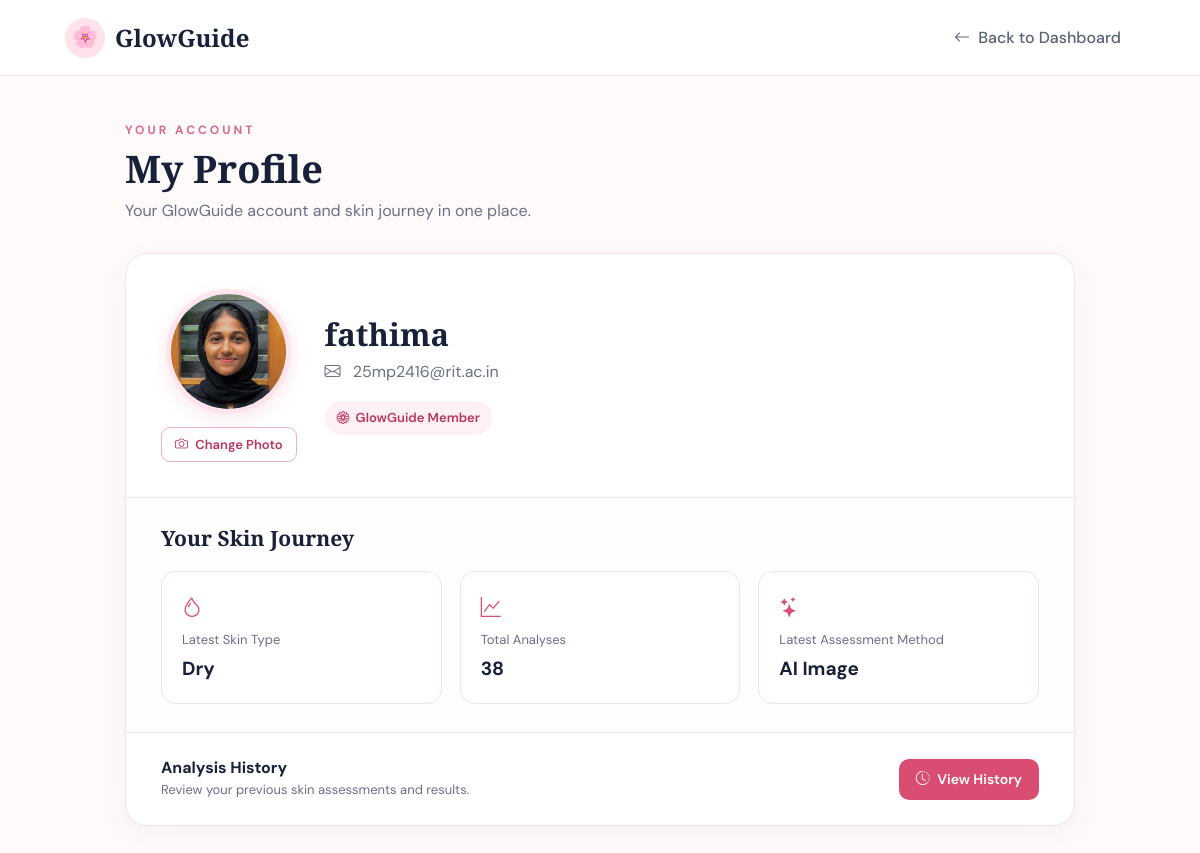
The app's page /profile (signed in), older data.
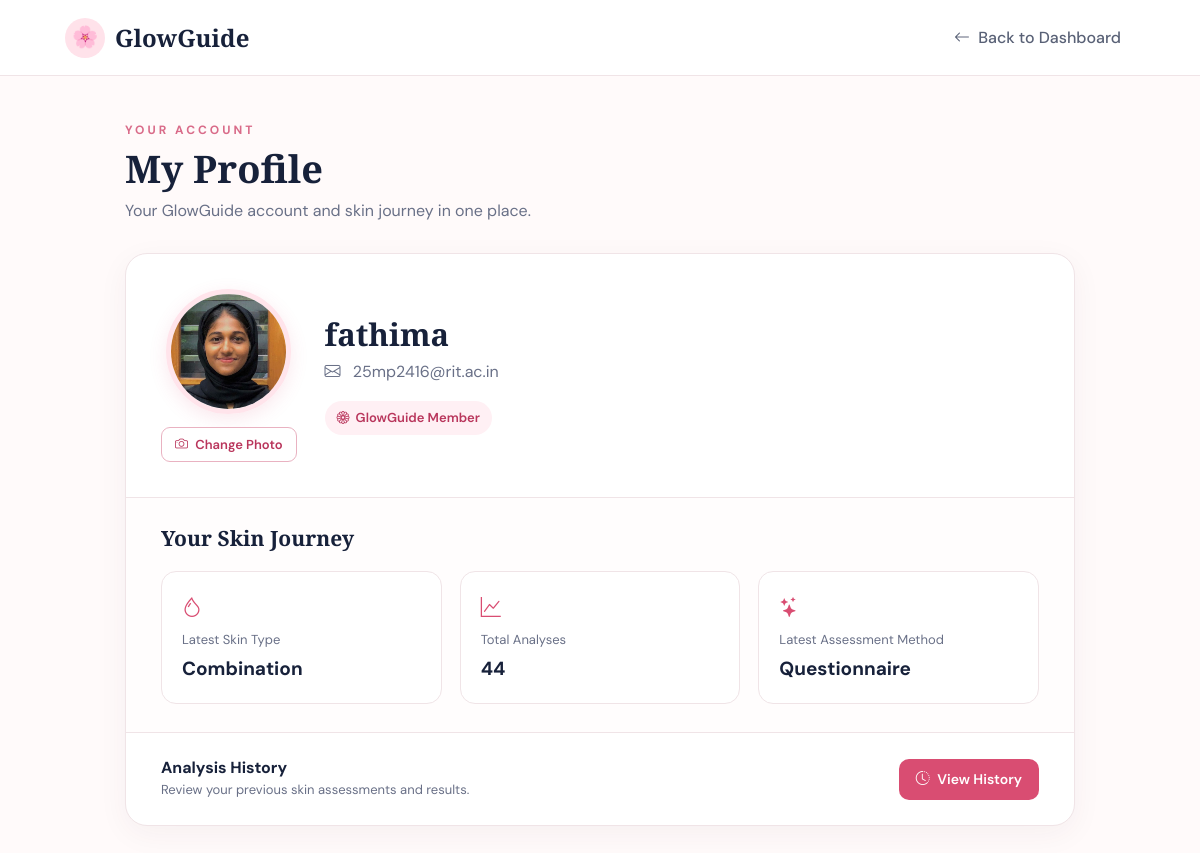
The same page, newer data.
### tables this page shows
CREATE TABLE analysis_history (
    id INTEGER PRIMARY KEY AUTOINCREMENT,
    user_email TEXT NOT NULL,
    analysis_date TIMESTAMP DEFAULT CURRENT_TIMESTAMP,
    method TEXT NOT NULL,
    skin_type TEXT NOT NULL,
    confidence REAL,
    image_name TEXT
);

### app.py (the view)
@app.route("/profile")
def profile():
    if "user" not in session:
        return redirect("/login")
    conn = get_db_connection()
    cursor = conn.cursor()
    cursor.execute(
        "SELECT fullname, email, profile_image FROM users WHERE email = ?",
        (session["user_email"],)
    )
    user = cursor.fetchone()
    cursor.execute(
        "SELECT COUNT(*) FROM analysis_history WHERE user_email = ?",
        (session["user_email"],)
    )
    analysis_count = cursor.fetchone()[0]
    cursor.execute("""
        SELECT skin_type, method
        FROM analysis_history
        WHERE user_email = ?
        ORDER BY id DESC
        LIMIT 1
    """, (session["user_email"],))
    latest_analysis = cursor.fetchone()
    conn.close()
    return render_template(
        "profile.html",
        user=user,
        analysis_count=analysis_count,
        latest_analysis=latest_analysis
    )

### app.py (called while the page is built)
def get_db_connection():
    conn = sqlite3.connect("glowguide.db")
    conn.row_factory = sqlite3.Row
    return conn

### templates/profile.html (shortened to what the changed rows need)
<!DOCTYPE html>
<html lang="en">
<head>
    <link
        href="https://cdn.jsdelivr.net/npm/bootstrap@5.3.3/dist/css/bootstrap.min.css"
        rel="stylesheet">
    <link
        rel="stylesheet"
        href="https://cdn.jsdelivr.net/npm/bootstrap-icons@1.11.3/font/bootstrap-icons.min.css">
</head>
<body>
<main class="profile-container">
    <h1 class="page-title">
        My Profile
    </h1>
    <section class="profile-card">
        <div class="profile-main">
            <div class="profile-details">
                <h2>
                    {{ user["fullname"] }}
                </h2>
            </div>
        </div>
        <div class="stats-section">
            <div class="stats-grid">
                <div class="stat-box">
                    <i class="bi bi-droplet stat-icon"></i>
                    <span class="stat-label">
                        Latest Skin Type
                    </span>
                    {% if latest_analysis %}
                        <p class="stat-value">
                            {{ latest_analysis["skin_type"]|capitalize }}
                        </p>
                    {% else %}
                        <p class="stat-value">
                            Not analyzed yet
                        </p>
                    {% endif %}
                </div>
                <div class="stat-box">
                    <i class="bi bi-graph-up stat-icon"></i>
                    <span class="stat-label">
                        Total Analyses
                    </span>
                    <p class="stat-value">
                        {{ analysis_count }}
                    </p>
                </div>
                <div class="stat-box">
                    <i class="bi bi-stars stat-icon"></i>
                    <span class="stat-label">
                        Latest Assessment Method
                    </span>
                    {% if latest_analysis %}
                        <p class="stat-value">
                            {{ latest_analysis["method"] }}
                        </p>
                    {% else %}
                        <p class="stat-value">
                            No assessment yet
                        </p>
                    {% endif %}
                </div>
            </div>
        </div>
    </section>
</main>
</body>
</html>

Row changes from the older to the newer data that the page shows:
no longer on this page (row unchanged): analysis_history: skin_type "Dry", method "AI Image"
added analysis_history: skin_type "Combination", method "Questionnaire"
Text that changed along with them:
{{ analysis_count }}: "38" → "44"
